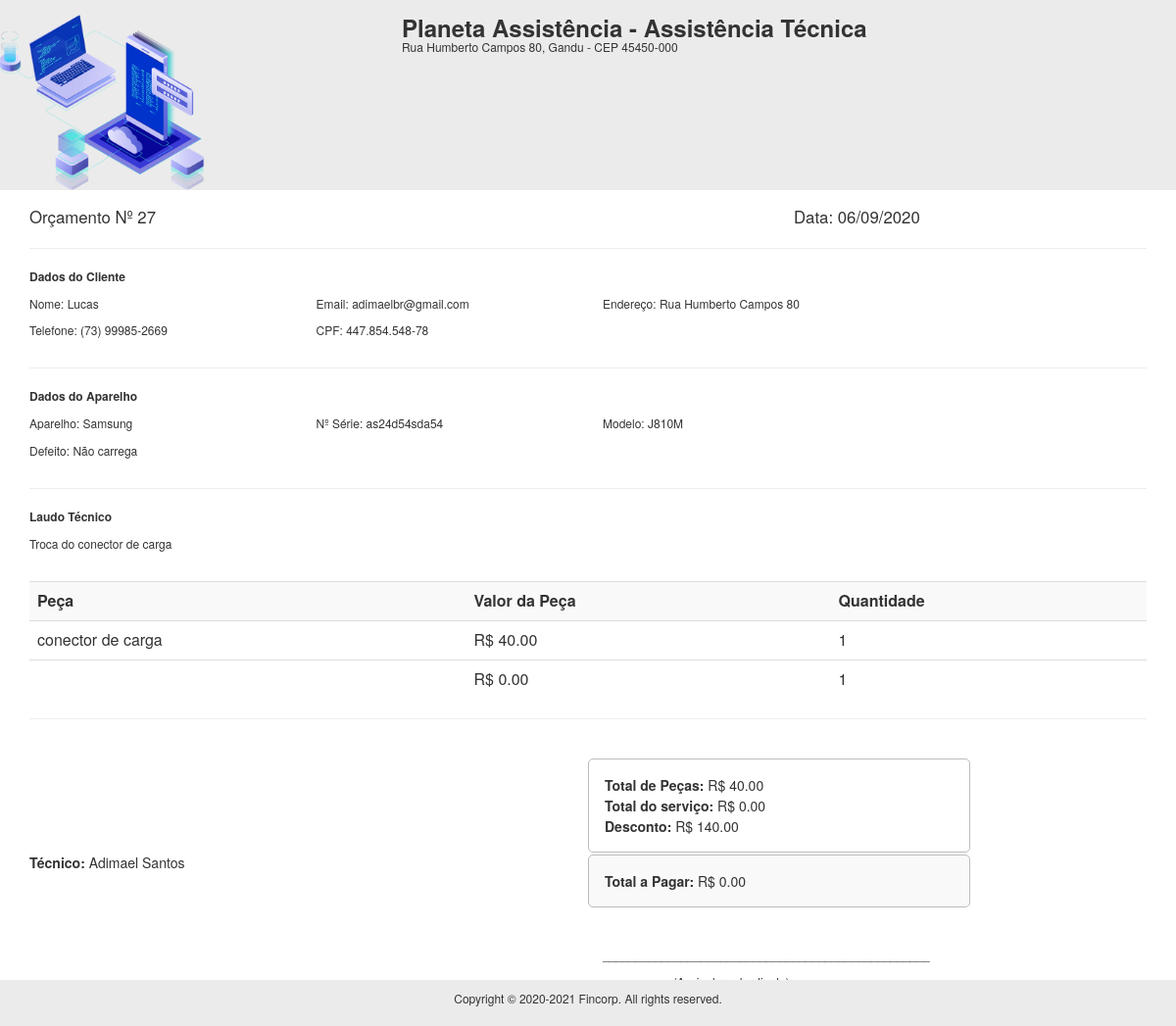
Page /rel/rel_orcamentos.php?id=27 on the committed database.
### tables this page shows
CREATE TABLE `tb_orcamentos` (
  `id` int(11) NOT NULL,
  `id_user` int(11) NOT NULL,
  `id_cliente` int(11) NOT NULL,
  `tecnico` varchar(32) NOT NULL,
  `aparelho` varchar(32) NOT NULL,
  `serie` varchar(30) DEFAULT NULL,
  `modelo` varchar(32) NOT NULL,
  `defeito` varchar(255) NOT NULL,
  `laudo` varchar(255) DEFAULT NULL,
  `obs` varchar(255) DEFAULT NULL,
  `valor_servico` decimal(10,2) DEFAULT NULL,
  `peca1` varchar(32) DEFAULT NULL,
  `valor_peca1` decimal(10,2) DEFAULT NULL,
  `peca2` varchar(32) DEFAULT NULL,
  `valor_peca2` decimal(10,2) DEFAULT NULL,
  `desconto` decimal(10,2) DEFAULT NULL,
  `total` decimal(10,2) NOT NULL,
  `valor_total` decimal(10,2) DEFAULT NULL,
  `pagamento` varchar(32) DEFAULT NULL,
  `data_abertura` date DEFAULT NULL,
  `data_geracao` date DEFAULT NULL,
  `status` varchar(32) NOT NULL,
  `data_aprovacao` date NOT NULL
);

CREATE TABLE `usuarios` (
  `id_user` int(11) NOT NULL,
  `foto` varchar(128) NOT NULL,
  `nome` varchar(32) NOT NULL,
  `username` varchar(32) NOT NULL,
  `password` varchar(256) NOT NULL,
  `cpf` varchar(20) NOT NULL,
  `email` varchar(100) DEFAULT NULL,
  `telefone` varchar(45) NOT NULL,
  `endereco` varchar(128) DEFAULT NULL,
  `empresa` varchar(32) DEFAULT NULL,
  `cidade` varchar(45) DEFAULT NULL,
  `cep` varchar(20) DEFAULT NULL,
  `access_level` varchar(32) NOT NULL,
  `id_funcionario` int(11) DEFAULT NULL,
  `dt_registro` date NOT NULL
);

CREATE TABLE `tb_clientes` (
  `id_cliente` int(11) NOT NULL,
  `id_user` int(11) NOT NULL,
  `nome` varchar(32) NOT NULL,
  `cpf` varchar(20) NOT NULL,
  `endereco` varchar(128) NOT NULL,
  `cidade` varchar(45) NOT NULL,
  `estado` varchar(20) NOT NULL,
  `cep` varchar(20) NOT NULL,
  `telefone` varchar(45) NOT NULL,
  `email` varchar(100) DEFAULT NULL,
  `dt_registro` timestamp NOT NULL DEFAULT current_timestamp()
);

### rel/rel_orcamentos.php (the view, shortened to what this page needs)
<?php
$id = $_GET['id'];
include('../db/connection.php');
$query = "select * from usuarios join tb_orcamentos join tb_clientes on tb_orcamentos.id_cliente = tb_clientes.id_cliente and tb_orcamentos.id = $id group by tb_orcamentos.id = $id, tb_clientes.id_cliente = tb_clientes.id_cliente";
$result = mysqli_query($conn, $query);
 while($res_1 = mysqli_fetch_array($result)){
$data2 = implode('/', array_reverse(explode('-', $res_1['data_geracao'])));
 ?>
<link rel="stylesheet" href="https://maxcdn.bootstrapcdn.com/bootstrap/3.3.7/css/bootstrap.min.css">
<link rel="stylesheet" href="styles.css">
<div class="cabecalho">
		<div class="row">
			<div class="col-sm-4">
			  <img src="../assets/images/icons.png" width="220px">
			</div>
			<div class="col-sm-7">
			 <h3 class="titulo"><b><?php echo $res_1['empresa']; ?> - Assistência Técnica</b></h3>
			 <h6 class="titulo"><?php echo $res_1['endereco']; ?>, <?php echo $res_1['cidade']; ?> - CEP <?php echo $res_1['cep']; ?></h6>
			</div>
		</div>
</div>
<div class="container">
			<div class="row">
				<div class="col-sm-8">
				  <big> Orçamento Nº <?php echo $id ?>  </big>
				</div>
				<div class="col-sm-4">
				<big> Data: <?php echo $data2; ?> </big>
				</div>
			</div>
		<hr>
			<div class="row">
				<div class="col-sm-12">
					<p style="font-size:12px"> <b> Dados do Cliente </b> </p>
				</div>
			</div>
			<div class="row">
				<div class="col-sm-3">
				 <p style="font-size:12px">  Nome: <?php echo $res_1['nome']; ?> </p>
				</div>
				<div class="col-sm-3">
				 <p style="font-size:12px">  Email: <?php echo $res_1['email']; ?> </p>
				</div>
				<div class="col-sm-3">
				 <p style="font-size:12px">  Endereço: <?php echo $res_1['endereco']; ?> </p>
				</div>
			</div>
			<div class="row">
				<div class="col-sm-3">
				 <p style="font-size:12px">  Telefone: <?php echo $res_1['telefone']; ?> </p>
				</div>
				<div class="col-sm-3">
				 <p style="font-size:12px">  CPF: <?php echo $res_1['cpf']; ?> </p>
				</div>
			</div>
		<hr>
		<div class="row">
				<div class="col-sm-12">
					<p style="font-size:12px"> <b> Dados do Aparelho </b> </p>
				</div>
			</div>
			<div class="row">
				<div class="col-sm-3">
				 <p style="font-size:12px">  Aparelho: <?php echo $res_1['aparelho']; ?> </p>
				</div>
				<div class="col-sm-3">
				 <p style="font-size:12px">  Nº Série: <?php echo $res_1['serie']; ?> </p>
				</div>
				<div class="col-sm-3">
				 <p style="font-size:12px">  Modelo: <?php echo $res_1['modelo']; ?> </p>
				</div>
			</div>
			<div class="row">
				<div class="col-sm-12">
				 <p style="font-size:12px">  Defeito: <?php echo $res_1['defeito']; ?> </p>
				</div>
			</div>
		<hr>
		<div class="row">
				<div class="col-sm-12">
					<p style="font-size:12px"> <b> Laudo Técnico </b> </p>
				</div>
			</div>
			<div class="row">
				<div class="col-sm-12">
				 <p style="font-size:12px">  <?php echo $res_1['laudo']; ?>  </p>
				</div>
			</div>
		<br>
		<table class="table">
			<tr bgcolor="#f9f9f9">
				<td> <b>Peça</b> </td>
				<td> <b>Valor da Peça</b> </td>
				<td> <b> Quantidade</b> </td>
			</tr>
			<tr>
				<td> <?php echo $res_1['peca1']; ?> </td>
				<td> R$ <?php echo $res_1['valor_peca1']; ?> </td>
				<td> 1 </td>
			</tr>
			<tr>
				<td> <?php echo $res_1['peca2']; ?> </td>
				<td> R$ <?php echo $res_1['valor_peca2']; ?> </td>
				<td> 1 </td>
			</tr>
		</table>
		<hr>
		<br>
		<div class="row">
				<div class="col-sm-6">
				</div>
				<div class="col-sm-4 areaTotais">
				 <p class="pgto" style="font-size:14px">  <b>Total de Peças: </b> R$ <?php echo $res_1['valor_peca1'] + $res_1['valor_peca2']; ?>.00 </p>
				 <p class="pgto" style="font-size:14px">  <b>Total do serviço: </b> R$ <?php echo $res_1['total']; ?> </p>
				 <p class="pgto" style="font-size:14px">  <b>Desconto: </b> R$ <?php echo $res_1['valor_total']?> </p>
				</div>
		</div>
		<div class="row">
				<div class="col-sm-6">
				 <p style="font-size:14px">  <b>Técnico: </b> <?php echo $res_1['tecnico']; ?> </p>
				</div>
				<div class="col-sm-4 areaTotal">
				 <p class="pgto" style="font-size:14px">  <b>Total a Pagar: </b> R$ <?php echo $res_1['total'] - $res_1['desconto']; ?>.00 </p>
				</div>
		</div>
		<br>
		<br>
		<div class="row">
				<div class="col-sm-6">
				</div>
				<div class="col-sm-3" align="center">
				<p style="font-size:12px" align="center">__________________________________________________</p>
				<p style="font-size:12px" align="center">  (Assinatura do cliente)</p>
				</div>
		</div>
		<div class="col-sm-3">
				<p style="font-size:12px">Orçamento válido até: <?php echo date('d/m/Y', strtotime("+5 days",strtotime($res_1['data_geracao']))); ?></p>
				</div>
</div>
<div class="footer">
 <p style="font-size:12px" align="center">Copyright © 2020-2021 Fincorp. All rights reserved.
</p>
</div>
<?php } ?>

### rel/styles.css (style rules this page uses)
.footer { position:absolute; bottom:0; width:100%; background-color: #ebebeb; padding:10px; }
.cabecalho { background-color: #ebebeb; padding-top:15px; margin-bottom:15px; }
.titulo { margin:0; }
.areaTotais { border : 0.5px solid #bcbcbc; padding: 15px; border-radius: 5px; margin-right:25px; }
.areaTotal { border : 0.5px solid #bcbcbc; padding: 15px; border-radius: 5px; margin-right:25px; background-color: #f9f9f9; margin-top:2px; }
.pgto { margin:1px; }

### rows in the picture
tb_orcamentos: id_user.empresa "Planeta Assistência", id_cliente.endereco "Rua Humberto Campos 80", id_cliente.cidade "Gandu", id_cliente.cep "45450-000", data_geracao "06/09/2020", id_cliente.nome "Lucas", id_cliente.email "adimaelbr@gmail.com", id_cliente.telefone "(73) 99985-2669", id_cliente.cpf "447.854.548-78", aparelho "Samsung", serie "as24d54sda54", modelo "J810M", defeito "Não carrega", laudo "Troca do conector de carga", peca1 "conector de carga", valor_peca1 "40.00", valor_peca2 "0.00", $res_1['valor_peca1'] + $res_1['valor_peca2'] "40", total "0.00", valor_total "140.00", tecnico "Adimael Santos", $res_1['total'] - $res_1['desconto'] "0"
